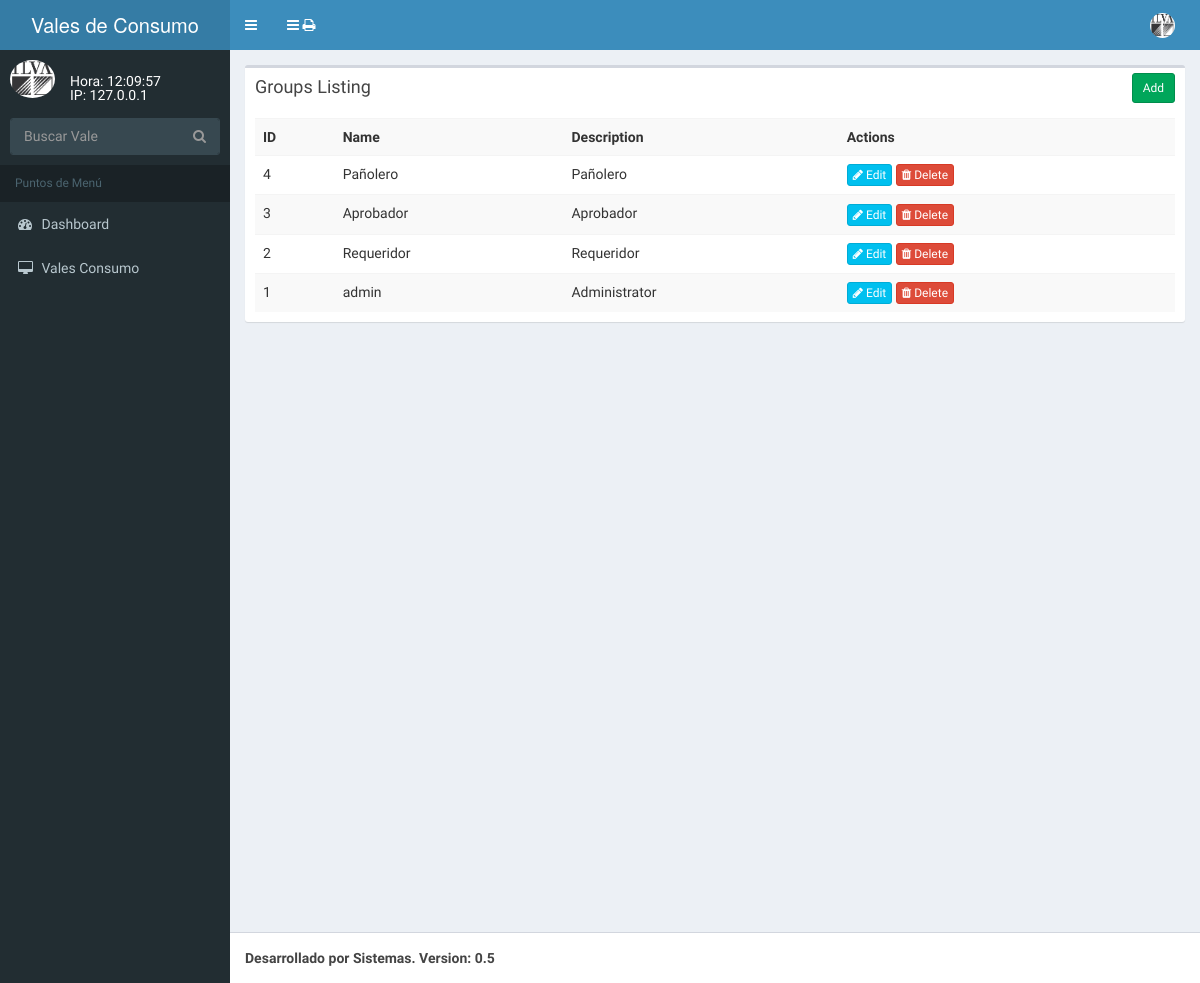
Screenshot of /index.php/group with the database file from the repository.
### tables this page shows
CREATE TABLE `groups` (
  `id` mediumint(8) UNSIGNED NOT NULL,
  `name` varchar(20) NOT NULL,
  `description` varchar(100) NOT NULL
);

### application/controllers/Group.php (called while the page is built, shortened)
<?php
class Group extends CI_Controller{
    function __construct()
    {
        $this->load->model('Group_model');
    }
    function index()
    {
        $data['groups'] = $this->Group_model->get_all_groups();
        $data['_view'] = 'group/index';
        $this->load->view('layouts/main',$data);
    }
}

### index.php (called while the page is built, shortened)
<?php
require_once BASEPATH.'core/CodeIgniter.php';

### application/libraries/Ion_auth.php (called while the page is built, shortened)
<?php  if ( ! defined('BASEPATH')) exit('No direct script access allowed');
class Ion_auth
{
	public $_cache_user_in_group;
	public function __construct()
	{
		$this->_cache_user_in_group =& $this->ion_auth_model->_cache_user_in_group;
		$this->ion_auth_model->trigger_events('library_constructor');
	}
	public function __get($var)
	{
		return get_instance()->$var;
	}
	public function logged_in()
	{
		$this->ion_auth_model->trigger_events('logged_in');
		return (bool) $this->session->userdata('identity');
	}
	public function in_group($check_group, $id=false, $check_all = false)
	{
		$this->ion_auth_model->trigger_events('in_group');
		$id || $id = $this->session->userdata('user_id');
		if (!is_array($check_group))
		{
			$check_group = array($check_group);
		}
		if (isset($this->_cache_user_in_group[$id]))
		{
			$groups_array = $this->_cache_user_in_group[$id];
		}
		else
		{
			$groups_array = array();
			$this->_cache_user_in_group[$id] = $groups_array;
		}
		foreach ($check_group as $key => $value)
		{
			$groups = (is_string($value)) ? $groups_array : array_keys($groups_array);
		}
		return $check_all;
	}
}

### application/models/Group_model.php (called while the page is built, shortened)
<?php
class Group_model extends CI_Model
{
    function get_all_groups()
    {
        $this->db->order_by('id', 'desc');
        return $this->db->get('groups')->result_array();
    }
}

### application/views/group/index.php (the view)
<div class="row">
    <div class="col-md-12">
        <div class="box">
            <div class="box-header">
                <h3 class="box-title">Groups Listing</h3>
            	<div class="box-tools">
                    <a href="<?php echo site_url('group/add'); ?>" class="btn btn-success btn-sm">Add</a>
                </div>
            </div>
            <div class="box-body">
                <table class="table table-striped">
                    <tr>
						<th>ID</th>
						<th>Name</th>
						<th>Description</th>
						<th>Actions</th>
                    </tr>
                    <?php foreach($groups as $g){ ?>
                    <tr>
						<td><?php echo $g['id']; ?></td>
						<td><?php echo $g['name']; ?></td>
						<td><?php echo $g['description']; ?></td>
						<td>
                            <a href="<?php echo site_url('group/edit/'.$g['id']); ?>" class="btn btn-info btn-xs"><span class="fa fa-pencil"></span> Edit</a>
                            <a href="<?php echo site_url('group/remove/'.$g['id']); ?>" class="btn btn-danger btn-xs"><span class="fa fa-trash"></span> Delete</a>
                        </td>
                    </tr>
                    <?php } ?>
                </table>
            </div>
        </div>
    </div>
</div>

### rows the page displays
groups: id "4", name "Pañolero", description "Pañolero"
groups: id "3", name "Aprobador", description "Aprobador"
groups: id "2", name "Requeridor", description "Requeridor"
groups: id "1", name "admin", description "Administrator"

### other values shown
$_SERVER['REMOTE_ADDR'] "127.0.0.1"
